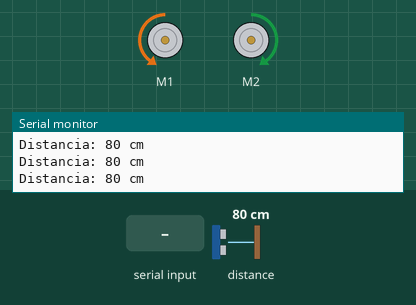
Bench run of a sketch on a simulated Arduino Uno, built with avr-gcc and run on an emulated ATmega328P. Shown: 2 × DC motor (green arrow = forward, orange = backward, longer = faster), the last lines printed to the serial monitor. The test bench sets the inputs (shaded band); at power-on: distance to the obstacle 80 cm.

Above: at 1.2 s.
1.3 s: distance to the obstacle set to 11 cm
4.3 s: distance to the obstacle set to 8 cm
At 4.6 s:
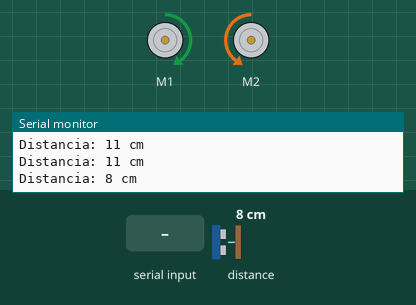
5.8 s: "s" received over Serial
At 7.4 s:
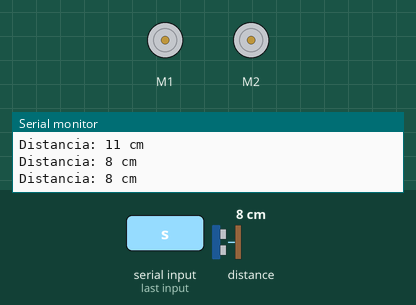
8.8 s: distance to the obstacle set to 18 cm
At 9.8 s:
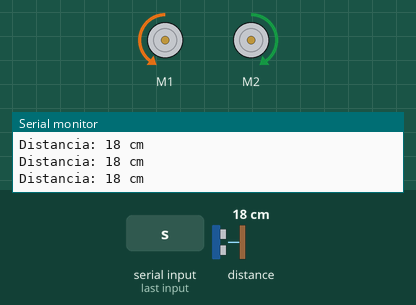
10.8 s: distance to the obstacle set to 2 cm
At 12.3 s:
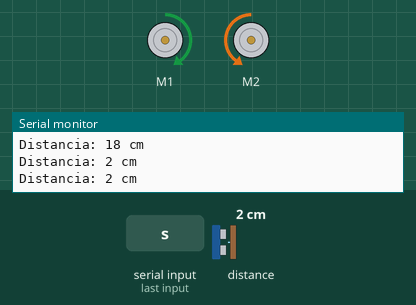
Timing chart, 0 to 13.3 s (numbered marks = the images above; inputs shaded):
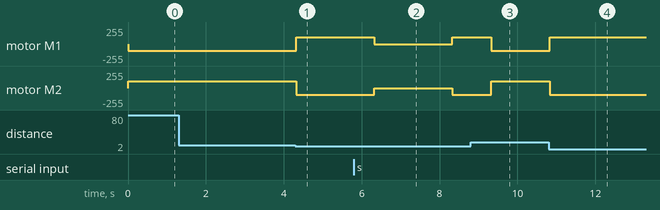

Measured:
- the behaviour switches between 10 and 9 cm on distance to the obstacle (found by bisection; images 0 and 1)
- after the input at 4.3 s, motor M1: backward 100/255 → forward 100/255 at once; motor M2: forward 100/255 → backward 100/255 at once
- after the input at 5.8 s, motor M1: forward 100/255 → stopped after 0.52 s, → forward 100/255 2.0 s later; motor M2: backward 100/255 → stopped after 0.52 s, → backward 100/255 2.0 s later
- after the input at 8.8 s, motor M1: forward 100/255 → backward 100/255 after 0.52 s; motor M2: backward 100/255 → forward 100/255 after 0.52 s
- after the input at 10.8 s, motor M1: backward 100/255 → forward 100/255 at once; motor M2: forward 100/255 → backward 100/255 at once

The sketch:

sketch_sep06b.ino
```cpp
#include <MeMCore.h>
#include <SoftwareSerial.h>

MeUltrasonicSensor ultrasonic;
MeDCMotor motor3(M1);
MeDCMotor motor4(M2);

uint8_t motorSpeed = 100;
uint8_t turnSpeed = 80;

void setup() {
  Serial.begin(9600);

  ultrasonic.setpin(3); // Configurar el pin del sensor ultrasónico
}

void loop() {
  int distance = ultrasonic.distanceCm(); // Leer la distancia con el sensor ultrasónico
  Serial.print("Distancia: ");
  Serial.print(distance);
  Serial.println(" cm");

  if (distance < 10) {
    // Si la distancia es menor a 10 cm, retrocede durante 1 segundo
    motor3.run(motorSpeed);
    motor4.run(-motorSpeed);
    delay(1000);
  } else {
    // Si la distancia es mayor o igual a 10 cm, avanza hacia adelante
    motor3.run(-motorSpeed);
    motor4.run(motorSpeed);
  }

  if (Serial.available()) {
    char input = Serial.read();
    if (input == 's') {
      motor3.stop();
      motor4.stop();
      delay(2000);
    }
  }
}
```
